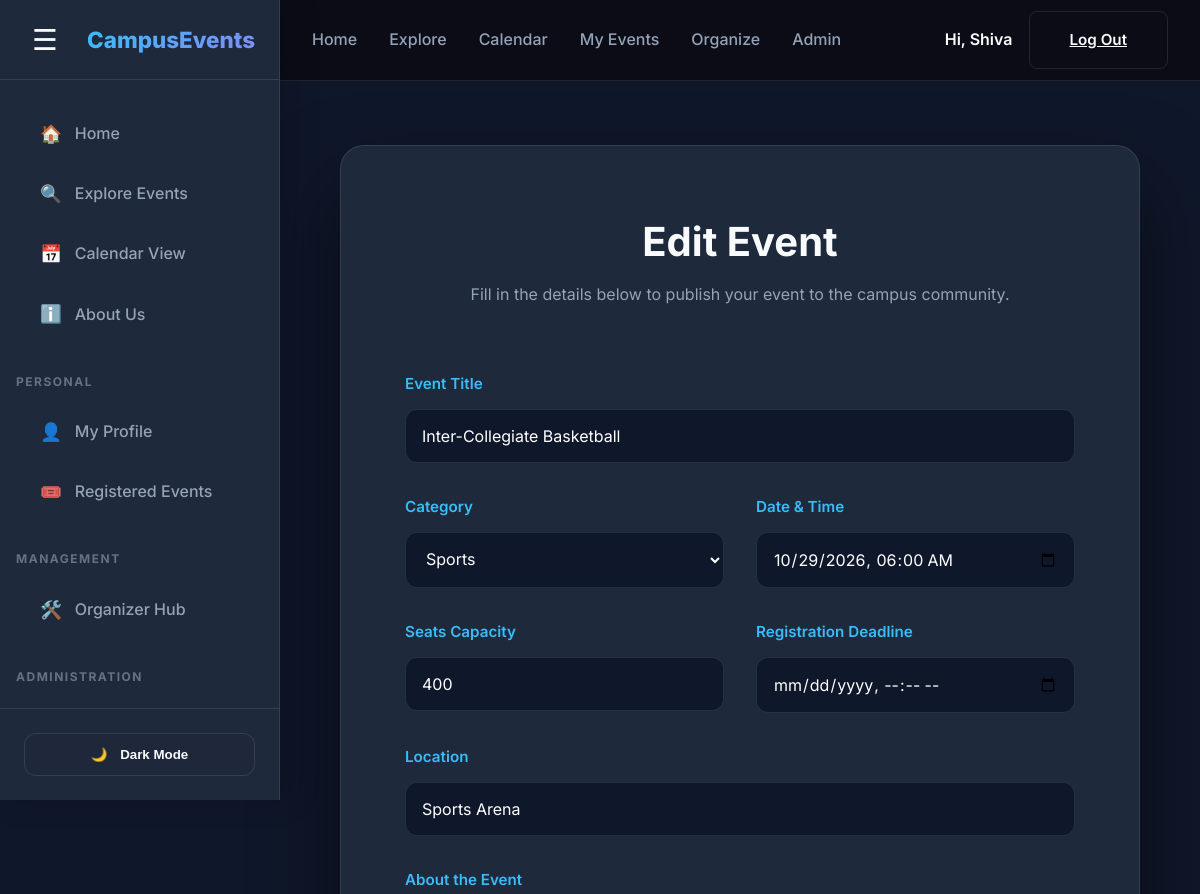
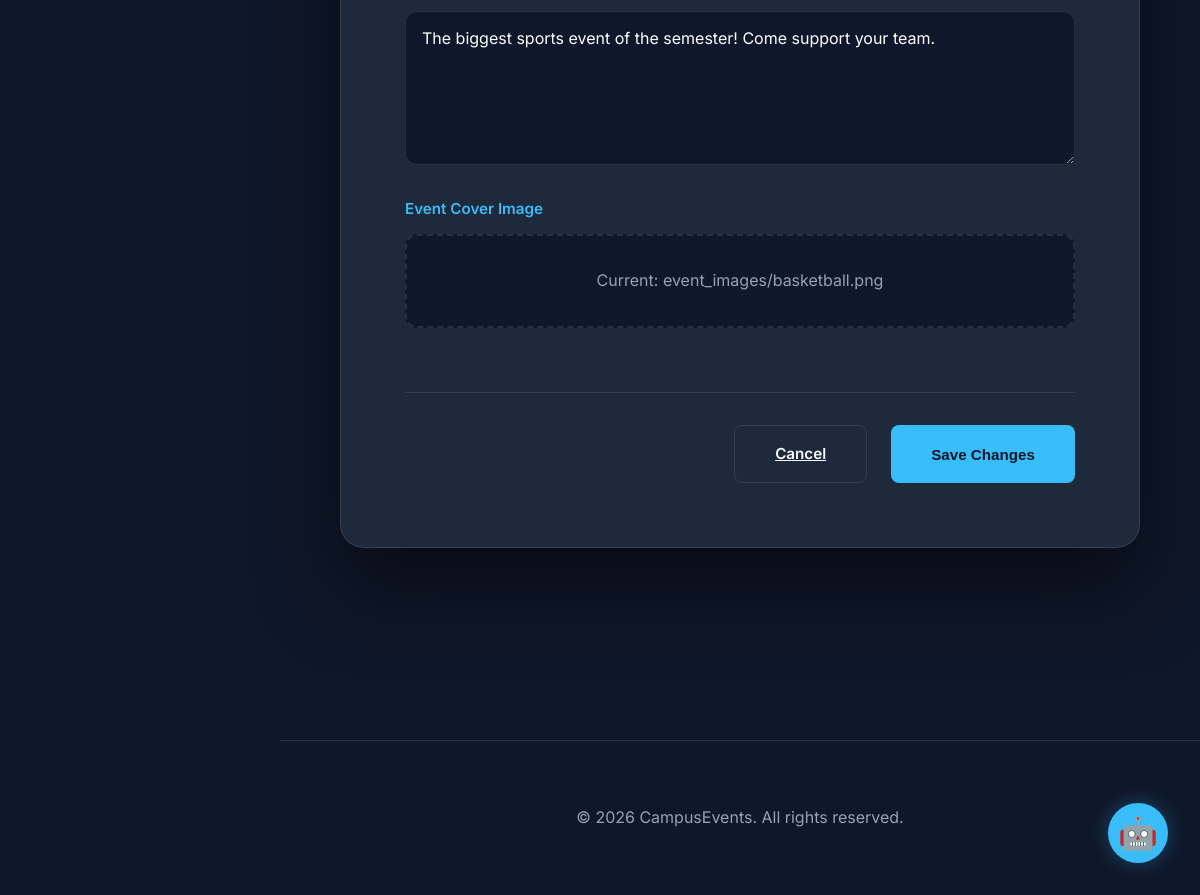
Page /edit-event/3/ (signed in) on the committed database (2 pictures, top to bottom).
### events/models.py (models this page shows, shortened)
class Event(models.Model):
    CATEGORY_CHOICES = [
        ('Sports', 'Sports'),
        ('Academic', 'Academic'),
        ('Arts', 'Arts'),
        ('Technology', 'Technology'),
        ('Workshop', 'Workshop'),
        ('Party', 'Party'),
        ('Cultural Fest', 'Cultural Fest'),
    ]
    STATUS_CHOICES = [
        ('pending', 'Pending Approval'),
        ('approved', 'Approved'),
        ('rejected', 'Rejected'),
    ]
    title = models.CharField(max_length=200)
    description = models.TextField()
    date = models.DateTimeField()
    location = models.CharField(max_length=200)
    category = models.CharField(max_length=50, choices=CATEGORY_CHOICES)
    image = models.ImageField(upload_to='event_images/', null=True, blank=True)
    rsvp_count = models.IntegerField(default=0)
    capacity = models.IntegerField(default=50)
    registration_deadline = models.DateTimeField(null=True, blank=True)
    created_at = models.DateTimeField(auto_now_add=True)
    organizer = models.ForeignKey('auth.User', on_delete=models.CASCADE, related_name='organized_events', null=True, blank=True)
    notified = models.BooleanField(default=False)
    status = models.CharField(max_length=20, choices=STATUS_CHOICES, default='approved')

### events/views.py (the view, shortened to what this page needs)
# urls.py: path('edit-event/<int:pk>/', views.edit_event, name='edit_event'),
@login_required
def edit_event(request, pk):
    event = get_object_or_404(Event, pk=pk)
    if event.organizer != request.user and not is_user_admin(request.user):
        messages.error(request, "Access denied. You cannot edit this event.")
        return redirect('organized_events')
    return render(request, 'create_event.html', {
        'event': event,
        'categories': Event.CATEGORY_CHOICES
    })

### templates/create_event.html (shortened to what this page needs)
{% extends 'base.html' %}
{% block content %}
<section class="container" style="padding: 4rem 0;">
    <div class="form-container">
        <h1 class="form-title">{% if event %}Edit Event{% else %}Create New Event{% endif %}</h1>
        <p class="form-subtitle">Fill in the details below to publish your event to the campus community.</p>
        <form method="POST" enctype="multipart/form-data" class="event-form">
            <div class="form-grid">
                <div class="form-group full-width">
                    <label for="title">Event Title</label>
                    <input type="text" id="title" name="title" value="{{ event.title }}" placeholder="e.g. Annual Tech Symposium" required>
                </div>
                <div class="form-group">
                    <label for="category">Category</label>
                    <select id="category" name="category" required>
                        <option value="Sports" {% if event.category == 'Sports' %}selected{% endif %}>Sports</option>
                    </select>
                </div>
                <div class="form-group">
                    <label for="date">Date & Time</label>
                    <input type="datetime-local" id="date" name="date" value="{{ event.date|date:'Y-m-d\TH:i' }}" required>
                </div>
                <div class="form-group">
                    <label for="capacity">Seats Capacity</label>
                    <input type="number" id="capacity" name="capacity" min="1" value="{% if event %}{{ event.capacity }}{% else %}50{% endif %}" required>
                </div>
                <div class="form-group">
                    <label for="registration_deadline">Registration Deadline</label>
                    <input type="datetime-local" id="registration_deadline" name="registration_deadline" value="{{ event.registration_deadline|date:'Y-m-d\TH:i' }}">
                </div>
                <div class="form-group full-width">
                    <label for="location">Location</label>
                    <input type="text" id="location" name="location" value="{{ event.location }}" placeholder="e.g. Grand Ballroom, Student Center" required>
                </div>
                <div class="form-group full-width">
                    <label for="description">About the Event</label>
                    <textarea id="description" name="description" rows="6" placeholder="Describe what attendees can expect..." required>{{ event.description }}</textarea>
                </div>
                <div class="form-group full-width">
                    <label for="image">Event Cover Image</label>
                    <div class="file-input-wrapper">
                        <div class="file-dummy">
                            {% if event.image %}
                                <span class="success">Current: {{ event.image.name }}</span>
                            {% else %}
                                <span>Choose a high-quality image...</span>
                            {% endif %}
                        </div>
                    </div>
                </div>
            </div>
            <div class="form-actions">
                <a href="{% url 'organized_events' %}" class="btn btn-outline">Cancel</a>
                <button type="submit" class="btn btn-primary">{% if event %}Save Changes{% else %}Publish Event{% endif %}</button>
            </div>
        </form>
    </div>
</section>
{% endblock %}

### templates/base.html (shortened to what this page needs)
{% load static %}
<!DOCTYPE html>
<html lang="en">
<head>
    <link rel="stylesheet" href="{% static 'css/style.css' %}">
</head>
<body>
    <div class="app-layout">
        <aside class="sidebar-nav" id="sidebarNav">
            <div class="sidebar-header">
                <button class="hamburger-btn sidebar-toggle" id="sidebarToggleBtn" aria-label="Toggle Sidebar">☰</button>
                <span class="sidebar-logo">CampusEvents</span>
            </div>
            <ul class="sidebar-links">
                <li><a href="/"><span class="icon">🏠</span> <span class="link-text">Home</span></a></li>
                <li><a href="{% url 'explore' %}"><span class="icon">🔍</span> <span class="link-text">Explore Events</span></a></li>
                <li><a href="{% url 'calendar_view' %}"><span class="icon">📅</span> <span class="link-text">Calendar View</span></a></li>
                <li><a href="{% url 'about' %}"><span class="icon">ℹ️</span> <span class="link-text">About Us</span></a></li>
                {% if user.is_authenticated %}
                    <li class="sidebar-divider">Personal</li>
                    <li><a href="{% url 'profile' %}"><span class="icon">👤</span> <span class="link-text">My Profile</span></a></li>
                    <li><a href="{% url 'my_events' %}"><span class="icon">🎟️</span> <span class="link-text">Registered Events</span></a></li>
                    {% if user.student_profile.role == 'organizer' or user.is_staff or user.is_superuser or user.student_profile.role == 'admin' %}
                        <li class="sidebar-divider">Management</li>
                        <li><a href="{% url 'organized_events' %}"><span class="icon">🛠️</span> <span class="link-text">Organizer Hub</span></a></li>
                    {% endif %}
                    {% if user.is_staff or user.is_superuser or user.student_profile.role == 'admin' %}
                        <li class="sidebar-divider">Administration</li>
                        <li><a href="{% url 'admin_dashboard' %}"><span class="icon">📈</span> <span class="link-text">Admin Analytics</span></a></li>
                    {% endif %}
                {% endif %}
            </ul>
            <div class="sidebar-footer">
                <button class="theme-toggle-btn" id="themeToggleBtn">
                    <span id="themeToggleIcon">🌙</span> <span id="themeToggleText">Dark Mode</span>
                </button>
            </div>
        </aside>
        <div class="main-wrapper" id="mainWrapper">
            <header>
                <div class="container">
                    <nav>
                        <ul class="nav-links">
                            <li><a href="/">Home</a></li>
                            <li><a href="{% url 'explore' %}">Explore</a></li>
                            <li><a href="{% url 'calendar_view' %}">Calendar</a></li>
                            {% if user.is_authenticated %}
                                <li><a href="{% url 'my_events' %}">My Events</a></li>
                                {% if user.student_profile.role == 'organizer' or user.is_staff or user.is_superuser or user.student_profile.role == 'admin' %}
                                    <li><a href="{% url 'organized_events' %}">Organize</a></li>
                                {% endif %}
                                {% if user.is_staff or user.is_superuser or user.student_profile.role == 'admin' %}
                                    <li><a href="{% url 'admin_dashboard' %}">Admin</a></li>
                                {% endif %}
                            {% endif %}
                        </ul>
                        <div class="auth-buttons">
                            {% if user.is_authenticated %}
                                <div class="user-greeting-wrapper" style="display: flex; align-items: center; gap: 1rem;">
                                    <span class="user-greeting" onclick="window.location.href='{% url 'profile' %}'" style="cursor: pointer; font-weight: 600; color: var(--text-primary);">
                                        Hi, {{ user.first_name|default:user.username }}
                                    </span>
                                    <a href="{% url 'logout' %}" class="btn btn-outline">Log Out</a>
                                </div>
                            {% else %}
                                <a href="{% url 'login' %}" class="btn btn-outline">Log In</a>
                                <a href="{% url 'register' %}" class="btn btn-primary">Sign Up</a>
                            {% endif %}
                        </div>
                    </nav>
                </div>
            </header>
            <main>
                {% block content %}{% endblock %}
            </main>
            <footer>
                <div class="container">
                    <p>&copy; 2026 CampusEvents. All rights reserved.</p>
                </div>
            </footer>
        </div>
    </div>
    <button id="chat-toggle" class="chat-toggle-btn" onclick="toggleChat()">🤖</button>
</body>
</html>

### static/css/style.css (style rules this page uses)
html { scroll-behavior: smooth; }
:root { --bg-color: #0f172a; --surface-color: #1e293b; --surface-hover: #334155; --primary-color: #38bdf8; --primary-glow: rgba(56, 189, 248, 0.3); --secondary-color: #818cf8; --accent-color: #fb7185; --text-primary: #f8fafc; --text-secondary: #94a3b8; --glass-bg: rgba(30, 41, 59, 0.7); --glass-border: rgba(255, 255, 255, 0.1); --transition: all 0.3s cubic-bezier(0.4, 0, 0.2, 1); }
* { margin: 0; padding: 0; box-sizing: border-box; }
body { font-family: 'Inter', sans-serif; background-color: var(--bg-color); color: var(--text-primary); line-height: 1.6; overflow-x: hidden; }
.container { max-width: 1200px; margin: 0 auto; padding: 0 2rem; }
header { background: var(--glass-bg); backdrop-filter: blur(12px); border-bottom: 1px solid var(--glass-border); position: sticky; top: 0; z-index: 1000; }
nav { display: flex; justify-content: space-between; align-items: center; height: 80px; }
.nav-links { display: flex; gap: 2rem; list-style: none; }
.nav-links a { text-decoration: none; color: var(--text-secondary); font-weight: 500; transition: var(--transition); }
.auth-buttons { display: flex; gap: 1rem; }
.btn { padding: 0.6rem 1.5rem; border-radius: 8px; font-weight: 600; cursor: pointer; transition: var(--transition); border: none; font-size: 0.95rem; }
.btn-primary { background: var(--primary-color); color: var(--bg-color); }
.btn-outline { background: transparent; border: 1px solid var(--glass-border); color: var(--text-primary); }
footer { margin-top: 8rem; padding: 4rem 0; border-top: 1px solid var(--glass-border); text-align: center; color: var(--text-secondary); }

### templates/create_event.html (style rules this page uses)
.form-container { max-width: 800px; margin: 0 auto; background: var(--surface-color); padding: 4rem; border-radius: 24px; border: 1px solid var(--glass-border); box-shadow: 0 40px 80px rgba(0,0,0,0.5); }
.form-title { font-size: 2.5rem; margin-bottom: 0.5rem; text-align: center; }
.form-subtitle { color: var(--text-secondary); text-align: center; margin-bottom: 4rem; }
.form-grid { display: grid; grid-template-columns: 1fr 1fr; gap: 2rem; }
.full-width { grid-column: 1 / -1; }
.form-group { display: flex; flex-direction: column; gap: 0.8rem; }
.form-group label { font-weight: 600; font-size: 0.95rem; color: var(--primary-color); }
.form-group input, .form-group select, .form-group textarea { background: var(--bg-color); border: 1px solid var(--glass-border); padding: 1rem; border-radius: 12px; color: #fff; font-family: inherit; font-size: 1rem; transition: var(--transition); }
.file-input-wrapper { position: relative; }
.file-dummy { background: var(--bg-color); border: 2px dashed var(--glass-border); padding: 2rem; border-radius: 12px; text-align: center; color: var(--text-secondary); }
.form-actions { margin-top: 4rem; display: flex; justify-content: flex-end; gap: 1.5rem; border-top: 1px solid var(--glass-border); padding-top: 2rem; }
.btn { padding: 1rem 2.5rem; }

### rows in the picture
Event: title "Inter-Collegiate Basketball", category "Sports", date "10/29/2026 06:00", capacity "400", location "Sports Arena", description "The biggest sports event of the semester! Come support your team.", image.name "event_images/basketball.png"

### other values in the picture
{{ user.first_name|default:user.username }} "Shiva"
